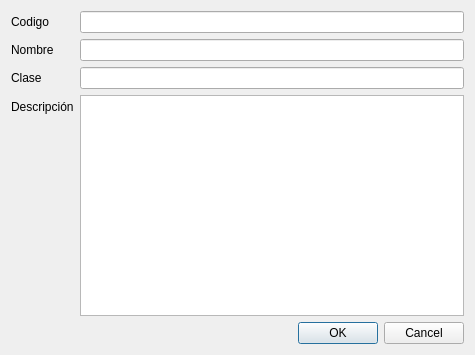
<?xml version="1.0" encoding="UTF-8"?>
<ui version="4.0">
 <class>MotorcalculoDialogClass</class>
 <widget class="DataDialog" name="MotorcalculoDialogClass">
  <property name="geometry">
   <rect>
    <x>0</x>
    <y>0</y>
    <width>475</width>
    <height>355</height>
   </rect>
  </property>
  <property name="windowTitle">
   <string>Datos de motor de cálculo</string>
  </property>
  <layout class="QVBoxLayout" name="verticalLayout">
   <item>
    <layout class="QFormLayout" name="formLayout">
     <item row="0" column="0">
      <widget class="QLabel" name="label_7">
       <property name="text">
        <string>Codigo</string>
       </property>
       <property name="buddy">
        <cstring>codigo</cstring>
       </property>
      </widget>
     </item>
     <item row="0" column="1">
      <widget class="QLineEdit" name="codigo"/>
     </item>
     <item row="1" column="0">
      <widget class="QLabel" name="label_8">
       <property name="text">
        <string>Nombre</string>
       </property>
       <property name="buddy">
        <cstring>nombre</cstring>
       </property>
      </widget>
     </item>
     <item row="1" column="1">
      <widget class="QLineEdit" name="nombre"/>
     </item>
     <item row="2" column="0">
      <widget class="QLabel" name="label_10">
       <property name="text">
        <string>Clase</string>
       </property>
       <property name="buddy">
        <cstring>clase</cstring>
       </property>
      </widget>
     </item>
     <item row="2" column="1">
      <widget class="QLineEdit" name="clase"/>
     </item>
     <item row="3" column="0">
      <widget class="QLabel" name="label_9">
       <property name="text">
        <string>Descripción</string>
       </property>
       <property name="buddy">
        <cstring>descripcion</cstring>
       </property>
      </widget>
     </item>
     <item row="3" column="1">
      <widget class="QTextEdit" name="descripcion"/>
     </item>
    </layout>
   </item>
   <item>
    <widget class="QDialogButtonBox" name="buttonBox">
     <property name="orientation">
      <enum>Qt::Horizontal</enum>
     </property>
     <property name="standardButtons">
      <set>QDialogButtonBox::Cancel|QDialogButtonBox::Ok</set>
     </property>
    </widget>
   </item>
  </layout>
 </widget>
 <customwidgets>
  <customwidget>
   <class>DataDialog</class>
   <extends>QDialog</extends>
   <header>ts.h</header>
   <container>1</container>
  </customwidget>
 </customwidgets>
 <tabstops>
  <tabstop>codigo</tabstop>
  <tabstop>nombre</tabstop>
  <tabstop>clase</tabstop>
  <tabstop>descripcion</tabstop>
  <tabstop>buttonBox</tabstop>
 </tabstops>
 <resources/>
 <connections>
  <connection>
   <sender>buttonBox</sender>
   <signal>accepted()</signal>
   <receiver>MotorcalculoDialogClass</receiver>
   <slot>accept()</slot>
   <hints>
    <hint type="sourcelabel">
     <x>236</x>
     <y>336</y>
    </hint>
    <hint type="destinationlabel">
     <x>157</x>
     <y>274</y>
    </hint>
   </hints>
  </connection>
  <connection>
   <sender>buttonBox</sender>
   <signal>rejected()</signal>
   <receiver>MotorcalculoDialogClass</receiver>
   <slot>reject()</slot>
   <hints>
    <hint type="sourcelabel">
     <x>304</x>
     <y>336</y>
    </hint>
    <hint type="destinationlabel">
     <x>286</x>
     <y>274</y>
    </hint>
   </hints>
  </connection>
 </connections>
</ui>
